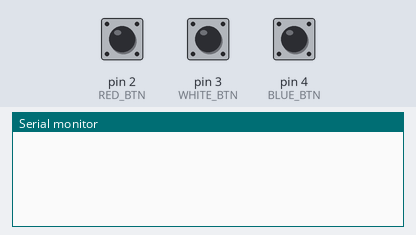
A sketch run on a simulated Arduino Uno, built with avr-gcc and run on an emulated ATmega328P. Shown: the last lines printed to the serial monitor. Inputs (shaded band) come from the test bench; at power-on: pin 2 (RED_BTN) HIGH, pin 3 (WHITE_BTN) HIGH, pin 4 (BLUE_BTN) HIGH.

Above: at 1.2 s.
1.3 s: pin 2 (RED_BTN) pulled LOW for 0.15 s
At 2.2 s:
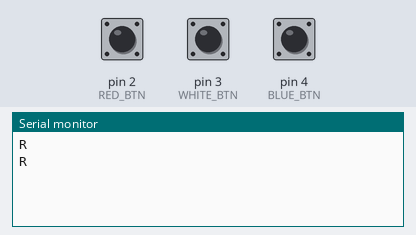
2.9 s: pin 3 (WHITE_BTN) pulled LOW for 0.15 s
At 3.4 s:
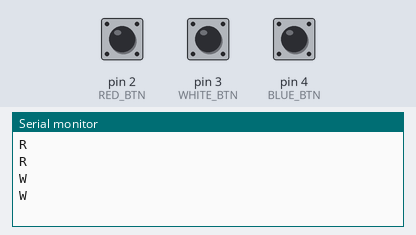
4.5 s: pin 4 (BLUE_BTN) pulled LOW for 0.15 s
At 5.8 s:
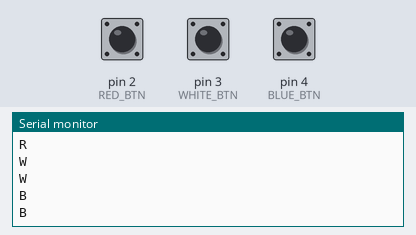
6.1 s: pin 2 (RED_BTN) driven LOW and pin 3 (WHITE_BTN) driven LOW
At 6.21 s:
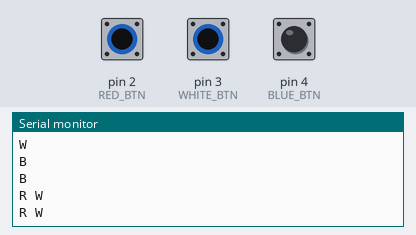
8.0 s: pin 4 (BLUE_BTN) pulled LOW for 1 s
At 8.01 s:
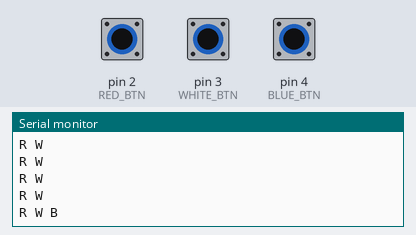
10.5 s: pin 3 (WHITE_BTN) driven HIGH and pin 4 (BLUE_BTN) driven LOW
At 10.51 s:
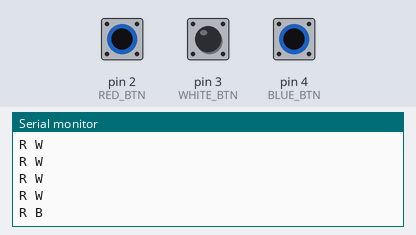

The sketch:

three_buttons.ino
```cpp
// I used this as a goofy three button combination controller for my
// IoT integrated 'powerpoint' presentation
const int RED_BTN = 2;
const int WHITE_BTN = 3;
const int BLUE_BTN = 4;

void setup() {
  pinMode(RED_BTN, INPUT_PULLUP);
  pinMode(WHITE_BTN, INPUT_PULLUP);
  pinMode(BLUE_BTN, INPUT_PULLUP);

  Serial.begin(9600);
}

void loop() {
  if (!digitalRead(RED_BTN))
    Serial.print("R ");

  if (!digitalRead(WHITE_BTN))
    Serial.print("W ");

  if (!digitalRead(BLUE_BTN))
    Serial.print("B ");

  if (!digitalRead(RED_BTN) ||
      !digitalRead(WHITE_BTN) ||
      !digitalRead(BLUE_BTN))
    Serial.println();

  delay(100);
}
```

Measured:
- after the input at 1.3 s, the serial monitor: prints a new line at once (image 1)
- after the input at 2.9 s, the serial monitor: prints a new line at once (image 2)
- after the input at 4.5 s, the serial monitor: prints a new line at once (image 3)
- after the input at 6.1 s, the serial monitor: prints a new line at once (image 4)
- after the input at 8.0 s, the serial monitor: prints a new line at once (image 5)
- after the input at 10.5 s, the serial monitor: prints a new line at once (image 6)
